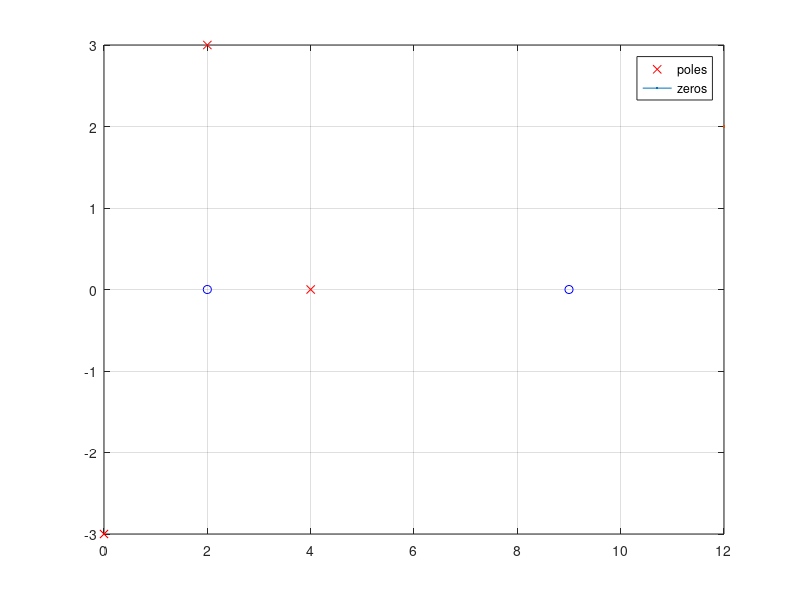

This chart was generated by the following MATLAB code: (Note: this script raises an error after producing the figure.)
clc;
close all;
clear 
% sig=-10:0.01:10;
% omg=-10:0.01:10;
% [SIG,OMG]=meshgrid(sig,omg);
% S=SIG+1j*OMG;
% plot(real(S),imag(S));
% grid on
% axis equal
poles=[2+3j -3j 4]
zeros=[2 9]
plot(real(poles),imag(poles),'rx',MarkerSize=12,LineWidth=2);
hold on
plot(real(zeros),imag(zeros),'bo',MarkerSize=12,LineWidth=2);
legend("poles","zeros");
grid on
ylabel("Omega",FontSize=18);
xlabel("Sigma",FontSize=18);
title("Plotting Poles and Zeros in S-plane",FontSize=18)
subtitle("Rounak Banga - E24ECEU0029",FontSize=18)